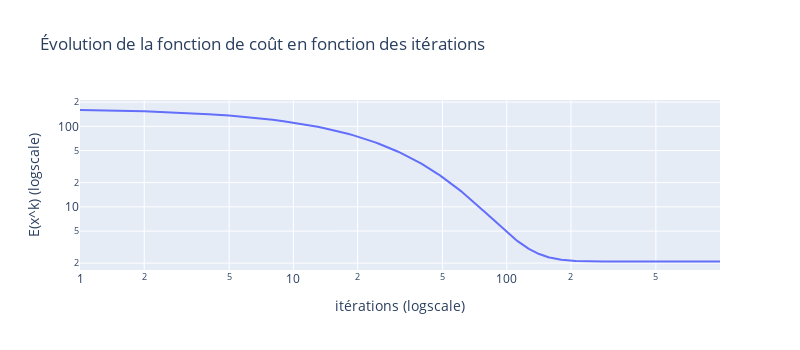
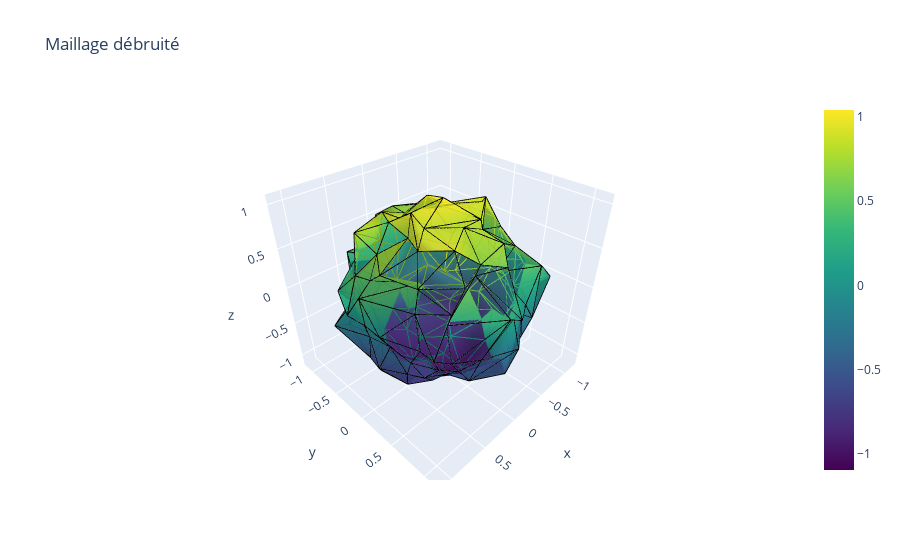

The cell these charts' notebook holds for them, in order:
### Markdown cell above
# Affichage des résultats

### Code cell
# Fonction de coût en fonction des itérations
plt_cost = pd.DataFrame({'x':np.arange(len(En)), 'y':En, 'legend':'cost'})

fig = px.line(plt_cost,
              x='x', 
              y='y', 
              log_x=True, log_y=True,
              labels={'x':'itérations (logscale)','y':'E(x^k) (logscale)'},
              title='Évolution de la fonction de coût en fonction des itérations',
              width=800, height=350)
fig.show()

# Approximations finales
plot_mesh(VF, F, "Maillage débruité")

### Figure 1 — Plotly figure (JSON) as saved in the notebook; plotly's stock layout.template omitted (floating-point values rounded to 4 significant figures; data arrays with more than 128 entries replaced by an {"elided": "..."} marker saying what was removed)
{"data": [{"hovertemplate": "itérations (logscale)=%{x}<br>E(x^k) (logscale)=%{y}<extra></extra>", "legendgroup": "", "line": {"color": "#636efa", "dash": "solid"}, "marker": {"symbol": "circle"}, "mode": "lines", "name": "", "orientation": "v", "showlegend": false, "type": "scatter", "x": {"elided": "1000 int values"}, "xaxis": "x", "y": {"elided": "1000 float values"}, "yaxis": "y"}], "layout": {"height": 350, "legend": {"tracegroupgap": 0}, "title": {"text": "Évolution de la fonction de coût en fonction des itérations"}, "width": 800, "xaxis": {"anchor": "y", "domain": [0, 1], "title": {"text": "itérations (logscale)"}, "type": "log"}, "yaxis": {"anchor": "x", "domain": [0, 1], "title": {"text": "E(x^k) (logscale)"}, "type": "log"}}}

### Figure 2 — Plotly figure (JSON) as saved in the notebook; plotly's stock layout.template omitted (floating-point values rounded to 4 significant figures; data arrays with more than 128 entries replaced by an {"elided": "..."} marker saying what was removed)
{"data": [{"colorscale": [[0, "#440154"], [0.1111, "#482878"], [0.2222, "#3e4989"], [0.3333, "#31688e"], [0.4444, "#26828e"], [0.5556, "#1f9e89"], [0.6667, "#35b779"], [0.7778, "#6ece58"], [0.8889, "#b5de2b"], [1, "#fde725"]], "i": {"elided": "320 int values"}, "intensity": {"elided": "162 float values"}, "j": {"elided": "320 int values"}, "k": {"elided": "320 int values"}, "opacity": 0.9, "showscale": true, "type": "mesh3d", "x": {"elided": "162 float values"}, "y": {"elided": "162 float values"}, "z": {"elided": "162 float values"}}, {"line": {"color": "black", "width": 2}, "mode": "lines", "showlegend": false, "type": "scatter3d", "x": {"elided": "2880 float values"}, "y": {"elided": "2880 float values"}, "z": {"elided": "2880 float values"}}], "layout": {"scene": {"aspectmode": "data"}, "title": {"text": "Maillage débruité"}}}
